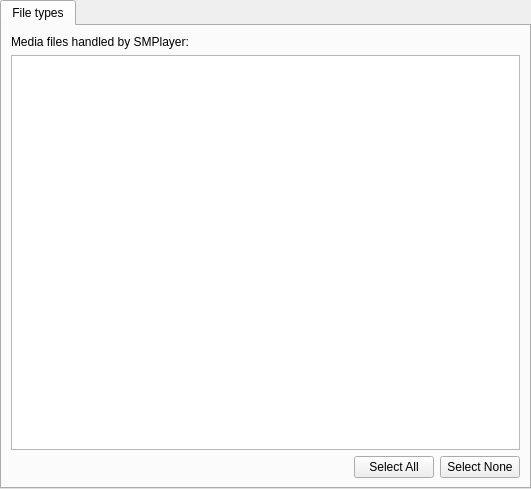
<ui version="4.0" >
 <class>PrefAssociations</class>
 <widget class="QWidget" name="PrefAssociations" >
  <property name="geometry" >
   <rect>
    <x>0</x>
    <y>0</y>
    <width>531</width>
    <height>489</height>
   </rect>
  </property>
  <layout class="QGridLayout" >
   <property name="margin" >
    <number>0</number>
   </property>
   <property name="spacing" >
    <number>0</number>
   </property>
   <item row="0" column="0" >
    <widget class="QTabWidget" name="tabWidget" >
     <property name="currentIndex" >
      <number>0</number>
     </property>
     <widget class="QWidget" name="tab_2" >
      <attribute name="title" >
       <string>File types</string>
      </attribute>
      <layout class="QGridLayout" >
       <property name="margin" >
        <number>9</number>
       </property>
       <property name="spacing" >
        <number>6</number>
       </property>
       <item row="0" column="0" >
        <widget class="QLabel" name="textLabel" >
         <property name="text" >
          <string>Media files handled by SMPlayer:</string>
         </property>
         <property name="alignment" >
          <set>Qt::AlignVCenter</set>
         </property>
         <property name="wordWrap" >
          <bool>true</bool>
         </property>
        </widget>
       </item>
       <item row="1" column="0" >
        <widget class="QListWidget" name="listWidget" >
         <property name="editTriggers" >
          <set>QAbstractItemView::DoubleClicked|QAbstractItemView::EditKeyPressed|QAbstractItemView::NoEditTriggers</set>
         </property>
         <property name="selectionMode" >
          <enum>QAbstractItemView::MultiSelection</enum>
         </property>
         <property name="viewMode" >
          <enum>QListView::ListMode</enum>
         </property>
         <property name="uniformItemSizes" >
          <bool>true</bool>
         </property>
         <property name="sortingEnabled" >
          <bool>true</bool>
         </property>
        </widget>
       </item>
       <item row="2" column="0" >
        <layout class="QHBoxLayout" >
         <property name="margin" >
          <number>0</number>
         </property>
         <property name="spacing" >
          <number>6</number>
         </property>
         <item>
          <spacer>
           <property name="orientation" >
            <enum>Qt::Horizontal</enum>
           </property>
           <property name="sizeHint" >
            <size>
             <width>311</width>
             <height>20</height>
            </size>
           </property>
          </spacer>
         </item>
         <item>
          <widget class="QPushButton" name="selectAll" >
           <property name="text" >
            <string>Select All</string>
           </property>
          </widget>
         </item>
         <item>
          <widget class="QPushButton" name="selectNone" >
           <property name="text" >
            <string>Select None</string>
           </property>
          </widget>
         </item>
        </layout>
       </item>
      </layout>
     </widget>
    </widget>
   </item>
  </layout>
 </widget>
 <resources/>
 <connections/>
</ui>
